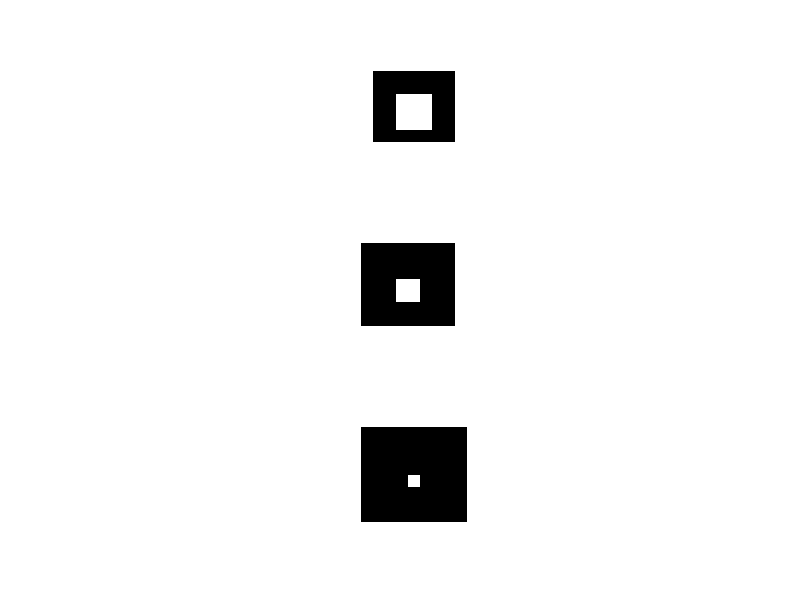

Write the MATLAB code that produced this figure.
# Erosion.
# Load image package
pkg load image

close all  % figures windows
clc % command window
clear % variables in memory

# Constructing the image.
img = [1 1 1 1 1 1 1 1 1 1 1;
1 1 1 1 1 1 1 1 1 1 1;
1 1 0 0 0 0 0 0 0 1 1;
1 1 0 0 0 0 0 0 0 1 1;
1 1 0 0 1 1 1 0 0 1 1;
1 1 0 0 1 1 1 0 0 1 1;
1 1 0 0 1 1 1 0 0 1 1;
1 1 0 0 0 0 0 0 0 1 1;
1 1 1 1 1 1 1 1 1 1 1;
1 1 1 1 1 1 1 1 1 1 1;];

# Create the structuring elements.
h_1 = strel('arbitrary', [1 1; 1 1;]);
h_2 = strel('arbitrary', [1 1 1; 1 1 1; 1 1 1;]);

# Apply erosion.
img_ero_1 = imerode(img, h_1)
img_ero_2 = imerode(img, h_2)
[img_height img_width channels] = size(img);

# Display differences.
figure();
subplot (3,1,1);
imshow(img);

subplot (3,1,2);
imshow(img_ero_1);

subplot (3,1,3);
imshow(img_ero_2);
